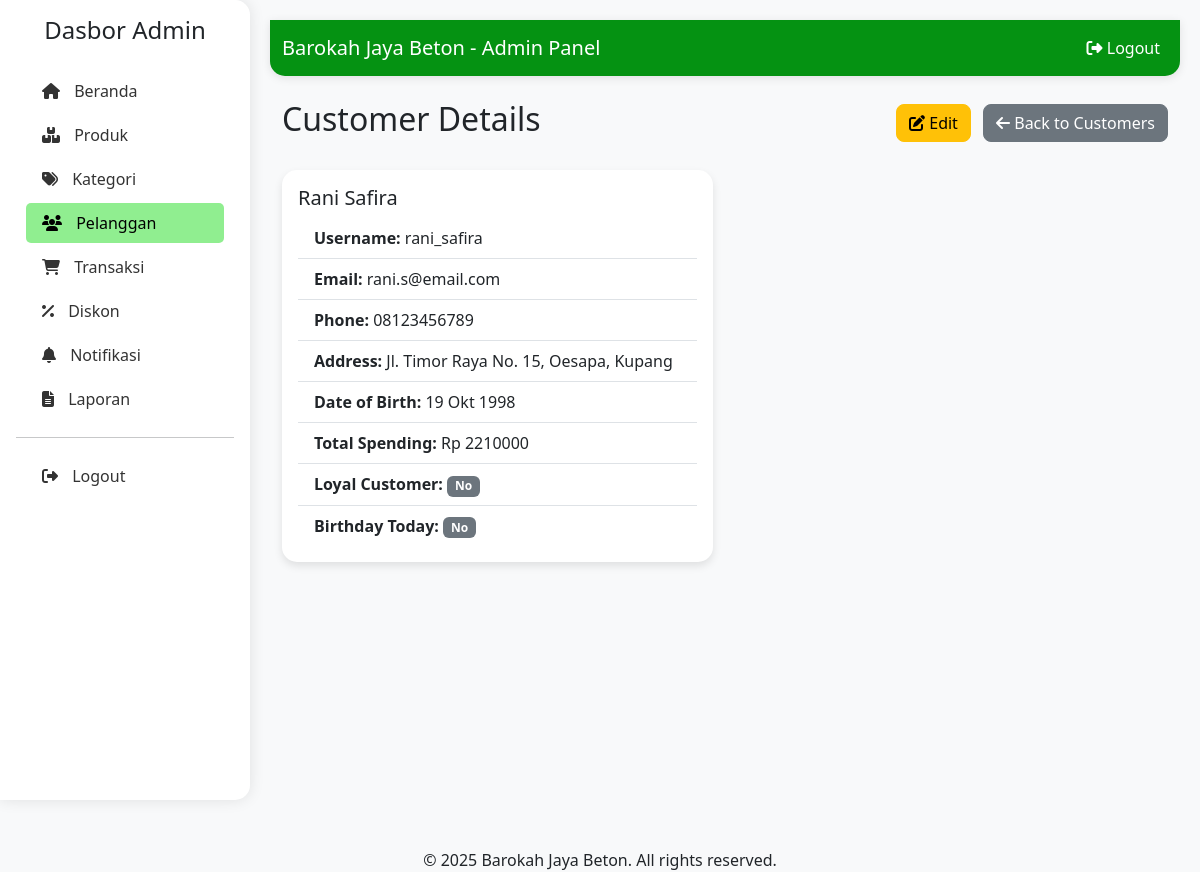
The app's page /dashboard_admin/customers/7/ (signed in) with its own data.
### admin_dashboard/models.py (models this page shows, shortened)
class Pelanggan(models.Model):
    nama_pelanggan = models.CharField(max_length=255, verbose_name="Nama Pelanggan")
    alamat = models.TextField(verbose_name="Alamat")
    tanggal_lahir = models.DateField(verbose_name="Tanggal Lahir")
    no_hp = models.CharField(max_length=20, verbose_name="Nomor HP")
    username = models.CharField(max_length=150, unique=True, verbose_name="Username")
    password = models.CharField(max_length=128, verbose_name="Password") # Django akan menangani hash password
    email = models.EmailField(max_length=254, unique=True, null=False, blank=False, default='')
    created_at = models.DateTimeField(auto_now_add=True, verbose_name="Tanggal Dibuat", null=True)
    class Meta:
        verbose_name_plural = "Pelanggan"
        db_table = 'pelanggan'

### dashboard_admin/views.py (the view)
    def wrapper(request, *args, **kwargs):
        if not request.user.is_authenticated or not isinstance(request.user, Admin):
            raise PermissionDenied("You don't have permission to access this page.")
        return view_func(request, *args, **kwargs)

### admin_dashboard/context_processors.py (called while the page is built, shortened)
def notification_cart_context(request):
    context = {
        'unseen_notifications_count': 0,
        'cart_item_count': 0
    }
    return context

### dashboard_admin/context_processors.py (called while the page is built)
def admin_crm_context(request):
    if not request.path.startswith('/dashboard_admin/'):
        return {}
    try:
        Pelanggan = apps.get_model('admin_dashboard', 'Pelanggan')
        Transaksi = apps.get_model('admin_dashboard', 'Transaksi')
        Notifikasi = apps.get_model('admin_dashboard', 'Notifikasi')
        today_date = timezone.now().date()
        new_transaction_count = Transaksi.objects.filter(
            status_transaksi='DIPROSES'
        ).count()
        return {
            'sidebar_new_transaction_count': new_transaction_count,
        }
    except Exception:
        return {}

### dashboard_admin/views.py (called while the page is built)
def admin_required(view_func):
    def wrapper(request, *args, **kwargs):
        if not request.user.is_authenticated or not isinstance(request.user, Admin):
            raise PermissionDenied("You don't have permission to access this page.")
        return view_func(request, *args, **kwargs)
    return wrapper

@admin_required
def customer_detail(request, pk):
    customer = get_object_or_404(Pelanggan, pk=pk)
    total_spending = Transaksi.objects.filter(
        pelanggan=customer,
        status_transaksi__in=['DIBAYAR', 'DIKIRIM', 'SELESAI']
    ).aggregate(total=Sum('total'))['total'] or 0
    is_loyal = total_spending >= 5000000
    from datetime import date
    today = date.today()
    is_birthday = (
        customer.tanggal_lahir and
        customer.tanggal_lahir.month == today.month and
        customer.tanggal_lahir.day == today.day
    )
    context = {
        'customer': customer,
        'total_spending': total_spending,
        'is_loyal': is_loyal,
        'is_birthday': is_birthday,
    }
    return render(request, 'dashboard_admin/customers/detail.html', context)

### templates/dashboard_admin/customers/detail.html (shortened to what this page needs)
{% extends 'dashboard_admin/base.html' %}
{% block content %}
<div class="container-fluid">
    <div class="d-flex justify-content-between align-items-center mb-4">
        <h2>Customer Details</h2>
        <div>
            <a href="{% url 'dashboard_admin:customer_update' customer.pk %}" class="btn btn-warning me-2">
                <i class="fas fa-edit"></i> Edit
            </a>
            <a href="{% url 'dashboard_admin:customer_list' %}" class="btn btn-secondary">
                <i class="fas fa-arrow-left"></i> Back to Customers
            </a>
        </div>
    </div>
    <div class="row">
        <div class="col-md-6">
            <div class="card">
                <div class="card-body">
                    <h5 class="card-title">{{ customer.nama_pelanggan }}</h5>
                    <ul class="list-group list-group-flush">
                        <li class="list-group-item">
                            <strong>Username:</strong> {{ customer.username }}
                        </li>
                        <li class="list-group-item">
                            <strong>Email:</strong> {{ customer.email|default:"-" }}
                        </li>
                        <li class="list-group-item">
                            <strong>Phone:</strong> {{ customer.no_hp }}
                        </li>
                        <li class="list-group-item">
                            <strong>Address:</strong> {{ customer.alamat }}
                        </li>
                        <li class="list-group-item">
                            <strong>Date of Birth:</strong> {{ customer.tanggal_lahir|date:"d M Y"|default:"-" }}
                        </li>
                        <li class="list-group-item">
                            <strong>Total Spending:</strong> Rp {{ total_spending|floatformat:0 }}
                        </li>
                        <li class="list-group-item">
                            <strong>Loyal Customer:</strong>
                            {% if is_loyal %}
                                <span class="badge bg-success">Yes</span>
                            {% else %}
                                <span class="badge bg-secondary">No</span>
                            {% endif %}
                        </li>
                        <li class="list-group-item">
                            <strong>Birthday Today:</strong>
                            {% if is_birthday %}
                                <span class="badge bg-success">Yes</span>
                            {% else %}
                                <span class="badge bg-secondary">No</span>
                            {% endif %}
                        </li>
                    </ul>
                </div>
            </div>
        </div>
    </div>
</div>
{% endblock %}

### templates/dashboard_admin/base.html (style rules this page uses)
:root { --light-green: #90EE90; --dark-green: #059212; --darker-green: #046c0d; }
body { background-color: #f8f9fa; }
.btn { border-radius: 8px; }
.card { border-radius: 15px; box-shadow: 0 4px 8px rgba(0, 0, 0, 0.1); border: none; margin-bottom: 20px; }

### records on screen
Pelanggan: nama_pelanggan "Rani Safira", username "rani_safira", email "rani.s@email.com", no_hp "08123456789", alamat "Jl. Timor Raya No. 15, Oesapa, Kupang", tanggal_lahir "19 Okt 1998"

### other values on screen
{{ total_spending|floatformat:0 }} "2210000"
